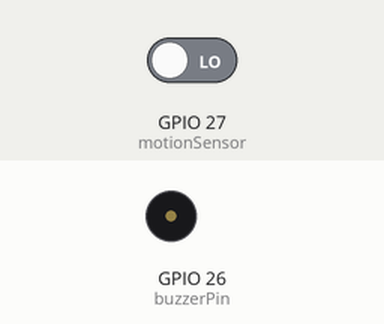
A sketch run on a simulated ESP32. Parts: buzzer (waves = sounding, pin HIGH). The inputs (shaded band) are chosen by the test bench; at power-on: GPIO 27 (motionSensor) LOW. What the sketch prints to the serial monitor is not drawn.

Above: at 1.2 s.
1.3 s: GPIO 27 (motionSensor) driven HIGH
At 1.6 s:
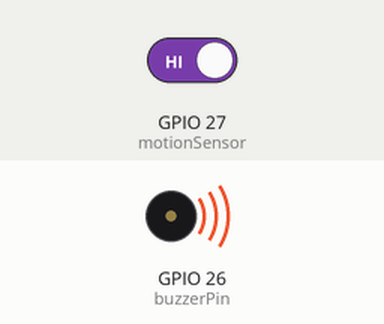
Timing chart, 0 to 4.3 s (numbered marks = the images above; inputs shaded):
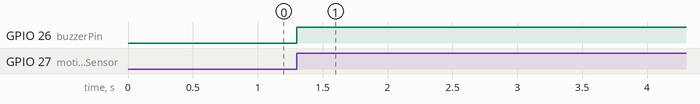

Measured:
- after the input at 1.3 s, GPIO 26 (buzzerPin): LOW → HIGH at once

The sketch:

Project4_Motion_Detector.ino
```cpp
const int buzzerPin =  26;      // the number of the buzzer pin
const int motionSensor = 27;    // the middle pin in the motion detector to pin 27


unsigned long previousMillis = 0;        // will store last time buzzer was updated
unsigned long currentMillis;
const long interval = 10000;           // interval at which to blink (milliseconds)

void setup() {
   Serial.begin(115200);            // initialize serial
  // set the digital pin as output:
  pinMode(buzzerPin, OUTPUT);
  pinMode(motionSensor, INPUT);
}

void loop()
{
  int reading = digitalRead(motionSensor);
  if (reading == HIGH)
  {digitalWrite(buzzerPin,HIGH);
   Serial.println("Motion detected!Buzzer alarm!");
   previousMillis = millis();
  }
  else{
 // currentMillis = millis();
   if (millis() - previousMillis >= interval)
   {
    if(digitalRead(buzzerPin) == HIGH)
    {
      digitalWrite(buzzerPin, LOW);
    Serial.println("Area Clear! Buzzer off!");
    }

    }
  }
}
```
